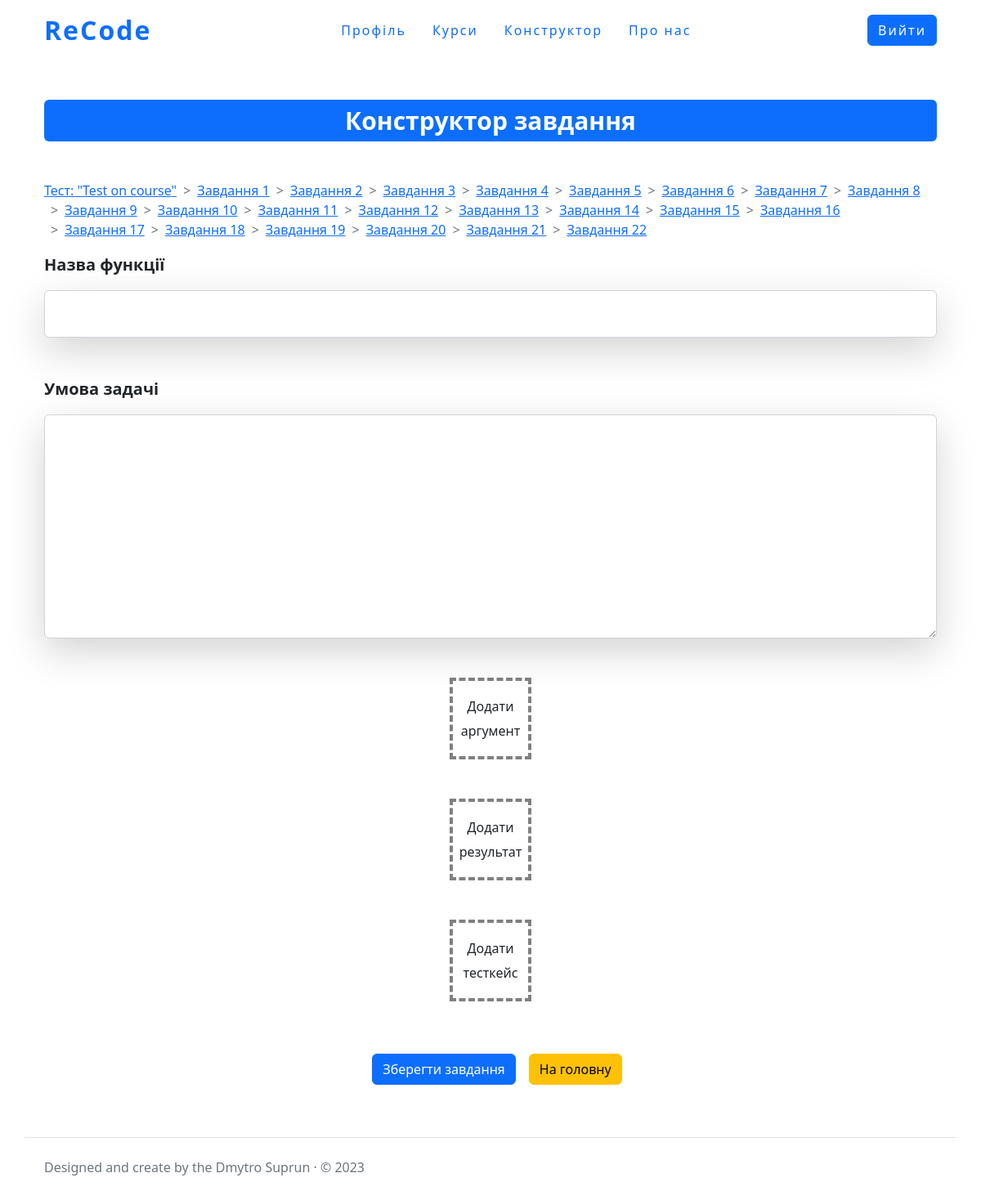
The page /create/Test-on-course/task/ (signed in) on the database its author committed.
### tests/models.py (models this page shows, shortened)
class TestsConfig(models.Model):
    name_test = models.CharField('Назва тесту', max_length=255)
    slug = models.SlugField('URL', max_length=255, unique=True, db_index=True, )
    theme_test = models.CharField('Опис тесту ', max_length=255)
    author_of_test = models.ForeignKey(User,on_delete=models.CASCADE, verbose_name='Автор тесту')
    max_test_result = models.FloatField('Максимальний бал тесту')
    create_func_template = models.BooleanField('Автоматичне створення шаблону функції', default=True)
    autocomplete = models.BooleanField('Дозвіл на автозавершення', default=True)
    pre_end_check = models.BooleanField('Дозвіл на перевірку, перед завершеням тесту', default=True)
    date_creating=models.DateField(auto_now_add=True)
    class Meta:
        ordering=['-pk']

class TestsSection(models.Model):
    test = models.ForeignKey('TestsConfig', on_delete=models.CASCADE)
    function_name = models.CharField('Назва функції', max_length=255)
    question = models.TextField('Завдання')
    class Meta:
        ordering=['pk']

### designer/views.py (the view)
# urls.py: path('<slug:test_slug>/task/', create_tasks_to_test, name='create_task'),
@login_required
def create_tasks_to_test(request, test_slug):
    if get_role(request) != 'teacher':
        return HttpResponse(
            '<h1 style="text-align:center;position:relative; top:10%;">Доступ заборонено!</h1>',
            status=403)
    get_this_test = get_object_or_404(TestsConfig, slug=test_slug)
    get_this_test_section = TestsSection.objects.filter(test=get_this_test)
    if request.method == 'POST':
        form_who_create_task = TaskCreationForm(request.POST)
        if form_who_create_task.is_valid():
            data_for_model_form = {
                'test': get_this_test,
                'function_name': form_who_create_task.cleaned_data['function'],
                'question': form_who_create_task.cleaned_data['question']
            }
            model_form = CreateTaskInModelForm(data_for_model_form)
            if model_form.is_valid():
                model_form.save()
                result_input_types = union_types(request.POST,
                                                 'argumentConfig', True)
                result_output_types = union_types(request.POST, 'outputConfig',
                                                  False)
                count_testcase = len(request.POST.getlist('inp_value')) // len(
                    request.POST.getlist('argumentConfig'))
                count_argument = len(request.POST.getlist('argumentConfig'))
                inp_values = request.POST.getlist('inp_value')
                output_values = request.POST.getlist('out_value')
                prices = request.POST.getlist('price')
                this_test_section = get_object_or_404(
                    TestsSection,
                    test=data_for_model_form['test'],
                    function_name=data_for_model_form['function_name'],
                    question=data_for_model_form['question'])
                for testcaseNumber in range(count_testcase):
                    index_from = testcaseNumber * count_argument
                    index_to = (index_from + count_argument)
                    form_context = {
                        'section':
                        this_test_section,
                        'input_test_data':
                        ','.join(inp_values[index_from:index_to]),
                        'input_test_data_type':
                        result_input_types,
                        'output_test_data':
                        output_values[testcaseNumber],
                        'output_test_data_type':
                        result_output_types,
                        'num_of_point':
                        prices[testcaseNumber]
                    }
                    add_task_form = DataForTestingCodeForm(form_context)
                    if add_task_form.is_valid():
                        add_task_form.save()
                return redirect(
                    reverse('create_task',
                            kwargs={'test_slug': get_this_test.slug}))
    else:
        form_who_create_task = TaskCreationForm()
    tasks_with_it_num = {}
    num = 0
    for task in get_this_test_section:
        num += 1
        tasks_with_it_num[task] = num
    context = {
        'type': get_role(request),
        'title': 'Конструктор завдань',
        'tasks': tasks_with_it_num.items(),
        'form': form_who_create_task,
        'test': get_this_test
    }
    return render(request, 'designer/task_designer.html', context=context)

### designer/forms.py (shortened to what this page needs)
class TaskCreationForm(forms.Form):
    function = forms.CharField(
        label='Назва функції',
        max_length=255,
        widget=forms.TextInput(attrs={
            'class':
            'form-control shadow-lg p-3 mb-5 bg-white mt-3 rounded '
        }))
    question = forms.CharField(
        label='Умова задачі',
        widget=forms.Textarea(
            attrs={
                'class':
                'form-control shadow-lg p-3 mb-5 bg-white mt-3 rounded ',
                'cols': 20,
                'rows': 10
            }))

### staticPages/views.py (called while the page is built)
def get_role(req):
    if req.user.is_anonymous:
        return 'anonymous'
    elif len(TeacherInCourse.objects.filter(e_mail=req.user.email)) == 0:
        if len(StudentInCourse.objects.filter(e_mail=req.user.email)) == 0:
            return 'anonymousStudent'
        return 'student'
    return 'teacher'

### designer/templates/designer/task_designer.html (shortened to what this page needs)
{% extends "designer/designer_layout.html" %}
{% load static %}
{%block styles%}
    <link rel="stylesheet" href="{%static 'designer/css/course_designer.css'%}">
{%endblock%}
{%block content%}
    <h1><span class="badge bg-primary mt-5 mb-5 position">Конструктор завдання</span></h1>
    <div class="completed_task">
            <nav style="--bs-breadcrumb-divider: '>';" aria-label="breadcrumb">
                <ol class="breadcrumb">
                    <li class="breadcrumb-item"><a href="{%url 'update_test' test.slug %}">Тест: "{{test.name_test}}"</a></li>
                    {% for task,num in tasks %}
                        <li class="breadcrumb-item"><a href="{%url 'update_task' task.test.slug task.pk num %}">Завдання {{num}} </a></li>
                    {%endfor%}
                </ol>
            </nav>
    </div>
    <form  method="post" id="addTask">
        <p class="label">{{form.function.label}}</p>
        <p>{{form.function}}</p>
        <p class="label">{{form.question.label}}</p>
        <p>{{form.question}}</p>
        <div class="flex_row">
            <div class="flex_container" id="delte_input_controls" >
                <div class="addButton" onclick="addArgumentFunc()">Додати аргумент </div>
            </div>
        </div>
        <div class="flex_row">
            <div class="flex_container" id="delte_output_controls" >
                <div class="addButton" onclick="addOuptutValueFunc()">Додати результат </div>
            </div>
        </div>
        <div class="flex_row">
            <div class="flex_container" id="delete_case_controls" >
                <div class="addButton" onclick="addTestCase()">Додати тесткейс </div>
            </div>
        </div>
        <div class="flex_row mt-5">
            <div class="row_p"  >
                <button class="btn btn-primary m-3" type="submit">Зберегти завдання</button>
                <a href="{% url 'index_page'%}" class="btn btn-warning ">На головну</a>
            </div>
        </div>
    </form>
{%endblock%}

### designer/static/designer/css/course_designer.css (style rules this page uses)
.position,.task_logo_pos { display:flex; align-items:center; justify-content:center; }
.addButton { height: 100px; width: 100px; border: 3px dashed #000; text-align: center; line-height: 30px; padding: 5px; }
.label { font-weight: bold; font-size: 20px; }
.addButton { width: 100px; height: 100px; border: 4px dashed gray; text-align: center; display: flex; flex-direction: row; align-items: center; justify-content: center; transition: 0.5s; }
.flex_row { width: auto; display: flex; flex-direction: row; align-items: center; justify-content: center; }
.flex_container { display: flex; flex-direction: column; align-items: center; justify-content: flex-start; }
.row_p { display: flex; flex-direction: row; align-items: center; justify-content: flex-start; }

### rows shown on the page
TestsConfig: name_test "Test on course"
TestsSection: num "1"
TestsSection: id "2"
TestsSection: id "3"
TestsSection: id "4"
TestsSection: id "5"
TestsSection: id "6"
TestsSection: id "7"
TestsSection: id "8"
TestsSection: id "9"
TestsSection: id "10"
TestsSection: id "11"
TestsSection: id "12"
TestsSection: id "13"
TestsSection: id "14"
TestsSection: id "15"
TestsSection: id "16"
TestsSection: id "17"
TestsSection: id "18"
TestsSection: id "19"
TestsSection: id "20"
TestsSection: id "21"
TestsSection: id "22"
